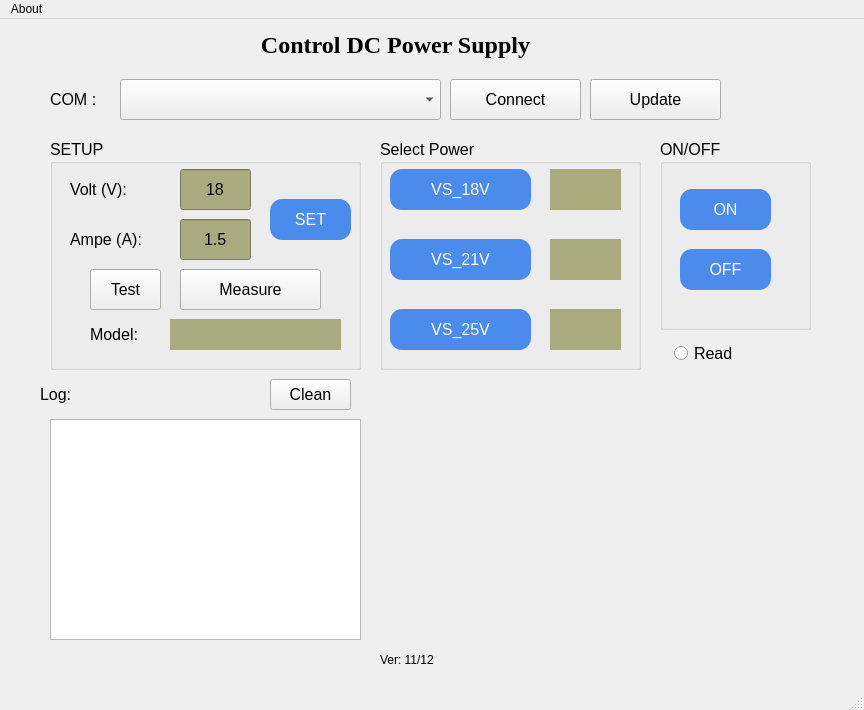
<?xml version="1.0" encoding="UTF-8"?>
<ui version="4.0">
 <class>MainWindow</class>
 <widget class="QMainWindow" name="MainWindow">
  <property name="geometry">
   <rect>
    <x>0</x>
    <y>0</y>
    <width>864</width>
    <height>710</height>
   </rect>
  </property>
  <property name="windowTitle">
   <string>MainWindow</string>
  </property>
  <widget class="QWidget" name="centralwidget">
   <widget class="QComboBox" name="comboBox">
    <property name="geometry">
     <rect>
      <x>120</x>
      <y>60</y>
      <width>321</width>
      <height>41</height>
     </rect>
    </property>
    <property name="font">
     <font>
      <pointsize>12</pointsize>
     </font>
    </property>
   </widget>
   <widget class="QLabel" name="label">
    <property name="geometry">
     <rect>
      <x>50</x>
      <y>60</y>
      <width>61</width>
      <height>41</height>
     </rect>
    </property>
    <property name="font">
     <font>
      <pointsize>12</pointsize>
     </font>
    </property>
    <property name="text">
     <string>COM :</string>
    </property>
   </widget>
   <widget class="QLabel" name="label_2">
    <property name="geometry">
     <rect>
      <x>40</x>
      <y>360</y>
      <width>61</width>
      <height>31</height>
     </rect>
    </property>
    <property name="font">
     <font>
      <pointsize>12</pointsize>
     </font>
    </property>
    <property name="text">
     <string>Log:</string>
    </property>
   </widget>
   <widget class="QTextEdit" name="logg">
    <property name="geometry">
     <rect>
      <x>50</x>
      <y>400</y>
      <width>311</width>
      <height>221</height>
     </rect>
    </property>
    <property name="font">
     <font>
      <pointsize>12</pointsize>
     </font>
    </property>
   </widget>
   <widget class="QPushButton" name="connect">
    <property name="geometry">
     <rect>
      <x>450</x>
      <y>60</y>
      <width>131</width>
      <height>41</height>
     </rect>
    </property>
    <property name="font">
     <font>
      <pointsize>12</pointsize>
     </font>
    </property>
    <property name="text">
     <string>Connect</string>
    </property>
   </widget>
   <widget class="QPushButton" name="clean">
    <property name="geometry">
     <rect>
      <x>270</x>
      <y>360</y>
      <width>81</width>
      <height>31</height>
     </rect>
    </property>
    <property name="font">
     <font>
      <pointsize>12</pointsize>
     </font>
    </property>
    <property name="text">
     <string>Clean</string>
    </property>
   </widget>
   <widget class="QGroupBox" name="Setup">
    <property name="geometry">
     <rect>
      <x>50</x>
      <y>120</y>
      <width>311</width>
      <height>231</height>
     </rect>
    </property>
    <property name="font">
     <font>
      <pointsize>12</pointsize>
     </font>
    </property>
    <property name="title">
     <string>SETUP</string>
    </property>
    <widget class="QLineEdit" name="txtVoltage">
     <property name="geometry">
      <rect>
       <x>130</x>
       <y>30</y>
       <width>71</width>
       <height>41</height>
      </rect>
     </property>
     <property name="font">
      <font>
       <pointsize>12</pointsize>
       <weight>50</weight>
       <bold>false</bold>
      </font>
     </property>
     <property name="styleSheet">
      <string notr="true">background-color: rgb(170, 170, 127);</string>
     </property>
     <property name="text">
      <string>18</string>
     </property>
     <property name="alignment">
      <set>Qt::AlignCenter</set>
     </property>
    </widget>
    <widget class="QLabel" name="label_3">
     <property name="geometry">
      <rect>
       <x>20</x>
       <y>30</y>
       <width>81</width>
       <height>41</height>
      </rect>
     </property>
     <property name="font">
      <font>
       <pointsize>12</pointsize>
      </font>
     </property>
     <property name="text">
      <string>Volt (V):</string>
     </property>
    </widget>
    <widget class="QPushButton" name="set">
     <property name="geometry">
      <rect>
       <x>220</x>
       <y>60</y>
       <width>81</width>
       <height>41</height>
      </rect>
     </property>
     <property name="font">
      <font>
       <pointsize>12</pointsize>
      </font>
     </property>
     <property name="styleSheet">
      <string notr="true">QPushButton {
    background-color: #4b8bec;
    color: white;
    border-radius: 12px;
    padding: 6px;
}

QPushButton:hover {
    background-color: #3975c4;
}

QPushButton:pressed {
    background-color: #2f5d9b;
}
</string>
     </property>
     <property name="text">
      <string>SET</string>
     </property>
    </widget>
    <widget class="QLabel" name="label_4">
     <property name="geometry">
      <rect>
       <x>20</x>
       <y>80</y>
       <width>91</width>
       <height>41</height>
      </rect>
     </property>
     <property name="font">
      <font>
       <pointsize>12</pointsize>
      </font>
     </property>
     <property name="text">
      <string>Ampe (A):</string>
     </property>
    </widget>
    <widget class="QLineEdit" name="txtCurrent">
     <property name="geometry">
      <rect>
       <x>130</x>
       <y>80</y>
       <width>71</width>
       <height>41</height>
      </rect>
     </property>
     <property name="font">
      <font>
       <pointsize>12</pointsize>
       <weight>50</weight>
       <bold>false</bold>
      </font>
     </property>
     <property name="styleSheet">
      <string notr="true">background-color: rgb(170, 170, 127);</string>
     </property>
     <property name="text">
      <string>1.5</string>
     </property>
     <property name="alignment">
      <set>Qt::AlignCenter</set>
     </property>
    </widget>
    <widget class="QPushButton" name="test">
     <property name="geometry">
      <rect>
       <x>40</x>
       <y>130</y>
       <width>71</width>
       <height>41</height>
      </rect>
     </property>
     <property name="font">
      <font>
       <pointsize>12</pointsize>
      </font>
     </property>
     <property name="text">
      <string>Test</string>
     </property>
    </widget>
    <widget class="QPushButton" name="read">
     <property name="geometry">
      <rect>
       <x>130</x>
       <y>130</y>
       <width>141</width>
       <height>41</height>
      </rect>
     </property>
     <property name="font">
      <font>
       <pointsize>12</pointsize>
      </font>
     </property>
     <property name="text">
      <string>Measure</string>
     </property>
    </widget>
    <widget class="QLabel" name="label_7">
     <property name="geometry">
      <rect>
       <x>40</x>
       <y>180</y>
       <width>71</width>
       <height>31</height>
      </rect>
     </property>
     <property name="font">
      <font>
       <pointsize>12</pointsize>
      </font>
     </property>
     <property name="text">
      <string>Model:</string>
     </property>
    </widget>
    <widget class="QLabel" name="model_name">
     <property name="geometry">
      <rect>
       <x>120</x>
       <y>180</y>
       <width>171</width>
       <height>31</height>
      </rect>
     </property>
     <property name="styleSheet">
      <string notr="true">
background-color: rgb(170, 170, 127);</string>
     </property>
     <property name="text">
      <string/>
     </property>
    </widget>
   </widget>
   <widget class="QGroupBox" name="groupBox_3">
    <property name="geometry">
     <rect>
      <x>660</x>
      <y>120</y>
      <width>151</width>
      <height>191</height>
     </rect>
    </property>
    <property name="font">
     <font>
      <pointsize>12</pointsize>
     </font>
    </property>
    <property name="title">
     <string>ON/OFF</string>
    </property>
    <widget class="QPushButton" name="on">
     <property name="geometry">
      <rect>
       <x>20</x>
       <y>50</y>
       <width>91</width>
       <height>41</height>
      </rect>
     </property>
     <property name="font">
      <font>
       <pointsize>12</pointsize>
      </font>
     </property>
     <property name="styleSheet">
      <string notr="true">QPushButton {
    background-color: #4b8bec;
    color: white;
    border-radius: 12px;
    padding: 6px;
}

QPushButton:hover {
    background-color: #3975c4;
}

QPushButton:pressed {
    background-color: #2f5d9b;
}
</string>
     </property>
     <property name="text">
      <string>ON</string>
     </property>
    </widget>
    <widget class="QPushButton" name="off">
     <property name="geometry">
      <rect>
       <x>20</x>
       <y>110</y>
       <width>91</width>
       <height>41</height>
      </rect>
     </property>
     <property name="font">
      <font>
       <pointsize>12</pointsize>
      </font>
     </property>
     <property name="styleSheet">
      <string notr="true">QPushButton {
    background-color: #4b8bec;
    color: white;
    border-radius: 12px;
    padding: 6px;
}

QPushButton:hover {
    background-color: #3975c4;
}

QPushButton:pressed {
    background-color: #2f5d9b;
}
</string>
     </property>
     <property name="text">
      <string>OFF</string>
     </property>
    </widget>
   </widget>
   <widget class="QGroupBox" name="STICK">
    <property name="geometry">
     <rect>
      <x>380</x>
      <y>120</y>
      <width>261</width>
      <height>231</height>
     </rect>
    </property>
    <property name="font">
     <font>
      <pointsize>12</pointsize>
     </font>
    </property>
    <property name="title">
     <string>Select Power</string>
    </property>
    <widget class="QPushButton" name="vs18">
     <property name="geometry">
      <rect>
       <x>10</x>
       <y>30</y>
       <width>141</width>
       <height>41</height>
      </rect>
     </property>
     <property name="font">
      <font>
       <pointsize>12</pointsize>
      </font>
     </property>
     <property name="styleSheet">
      <string notr="true">QPushButton {
    background-color: #4b8bec;
    color: white;
    border-radius: 12px;
    padding: 6px;
}

QPushButton:hover {
    background-color: #3975c4;
}

QPushButton:pressed {
    background-color: #2f5d9b;
}
</string>
     </property>
     <property name="text">
      <string>VS_18V</string>
     </property>
    </widget>
    <widget class="QPushButton" name="vs21">
     <property name="geometry">
      <rect>
       <x>10</x>
       <y>100</y>
       <width>141</width>
       <height>41</height>
      </rect>
     </property>
     <property name="font">
      <font>
       <pointsize>12</pointsize>
      </font>
     </property>
     <property name="styleSheet">
      <string notr="true">QPushButton {
    background-color: #4b8bec;
    color: white;
    border-radius: 12px;
    padding: 6px;
}

QPushButton:hover {
    background-color: #3975c4;
}

QPushButton:pressed {
    background-color: #2f5d9b;
}
</string>
     </property>
     <property name="text">
      <string>VS_21V</string>
     </property>
    </widget>
    <widget class="QLabel" name="status_18">
     <property name="geometry">
      <rect>
       <x>170</x>
       <y>30</y>
       <width>71</width>
       <height>41</height>
      </rect>
     </property>
     <property name="styleSheet">
      <string notr="true">
background-color: rgb(170, 170, 127);</string>
     </property>
     <property name="text">
      <string/>
     </property>
    </widget>
    <widget class="QLabel" name="status_21">
     <property name="geometry">
      <rect>
       <x>170</x>
       <y>100</y>
       <width>71</width>
       <height>41</height>
      </rect>
     </property>
     <property name="styleSheet">
      <string notr="true">
background-color: rgb(170, 170, 127);</string>
     </property>
     <property name="text">
      <string/>
     </property>
    </widget>
    <widget class="QPushButton" name="vs25">
     <property name="geometry">
      <rect>
       <x>10</x>
       <y>170</y>
       <width>141</width>
       <height>41</height>
      </rect>
     </property>
     <property name="font">
      <font>
       <pointsize>12</pointsize>
      </font>
     </property>
     <property name="styleSheet">
      <string notr="true">QPushButton {
    background-color: #4b8bec;
    color: white;
    border-radius: 12px;
    padding: 6px;
}

QPushButton:hover {
    background-color: #3975c4;
}

QPushButton:pressed {
    background-color: #2f5d9b;
}
</string>
     </property>
     <property name="text">
      <string>VS_25V</string>
     </property>
    </widget>
    <widget class="QLabel" name="status_25">
     <property name="geometry">
      <rect>
       <x>170</x>
       <y>170</y>
       <width>71</width>
       <height>41</height>
      </rect>
     </property>
     <property name="styleSheet">
      <string notr="true">
background-color: rgb(170, 170, 127);</string>
     </property>
     <property name="text">
      <string/>
     </property>
    </widget>
   </widget>
   <widget class="QLabel" name="label_5">
    <property name="geometry">
     <rect>
      <x>210</x>
      <y>10</y>
      <width>371</width>
      <height>31</height>
     </rect>
    </property>
    <property name="font">
     <font>
      <family>Times New Roman</family>
      <pointsize>18</pointsize>
      <weight>75</weight>
      <bold>true</bold>
     </font>
    </property>
    <property name="text">
     <string>Control DC Power Supply</string>
    </property>
    <property name="alignment">
     <set>Qt::AlignCenter</set>
    </property>
   </widget>
   <widget class="QPushButton" name="refresh">
    <property name="geometry">
     <rect>
      <x>590</x>
      <y>60</y>
      <width>131</width>
      <height>41</height>
     </rect>
    </property>
    <property name="font">
     <font>
      <pointsize>12</pointsize>
     </font>
    </property>
    <property name="text">
     <string>Update</string>
    </property>
   </widget>
   <widget class="QLabel" name="label_6">
    <property name="geometry">
     <rect>
      <x>380</x>
      <y>630</y>
      <width>71</width>
      <height>21</height>
     </rect>
    </property>
    <property name="text">
     <string>Ver: 11/12</string>
    </property>
   </widget>
   <widget class="QWidget" name="widget_plot" native="true">
    <property name="geometry">
     <rect>
      <x>370</x>
      <y>360</y>
      <width>441</width>
      <height>261</height>
     </rect>
    </property>
   </widget>
   <widget class="QRadioButton" name="radioButton_stream">
    <property name="geometry">
     <rect>
      <x>674</x>
      <y>319</y>
      <width>111</width>
      <height>31</height>
     </rect>
    </property>
    <property name="font">
     <font>
      <pointsize>12</pointsize>
     </font>
    </property>
    <property name="text">
     <string>Read</string>
    </property>
   </widget>
  </widget>
  <widget class="QMenuBar" name="menubar">
   <property name="geometry">
    <rect>
     <x>0</x>
     <y>0</y>
     <width>864</width>
     <height>26</height>
    </rect>
   </property>
   <widget class="QMenu" name="menuAbout">
    <property name="title">
     <string>About</string>
    </property>
    <addaction name="actionInfor"/>
   </widget>
   <addaction name="menuAbout"/>
  </widget>
  <widget class="QStatusBar" name="statusbar"/>
  <action name="actionInfor">
   <property name="text">
    <string>Infor</string>
   </property>
  </action>
 </widget>
 <resources/>
 <connections/>
</ui>
